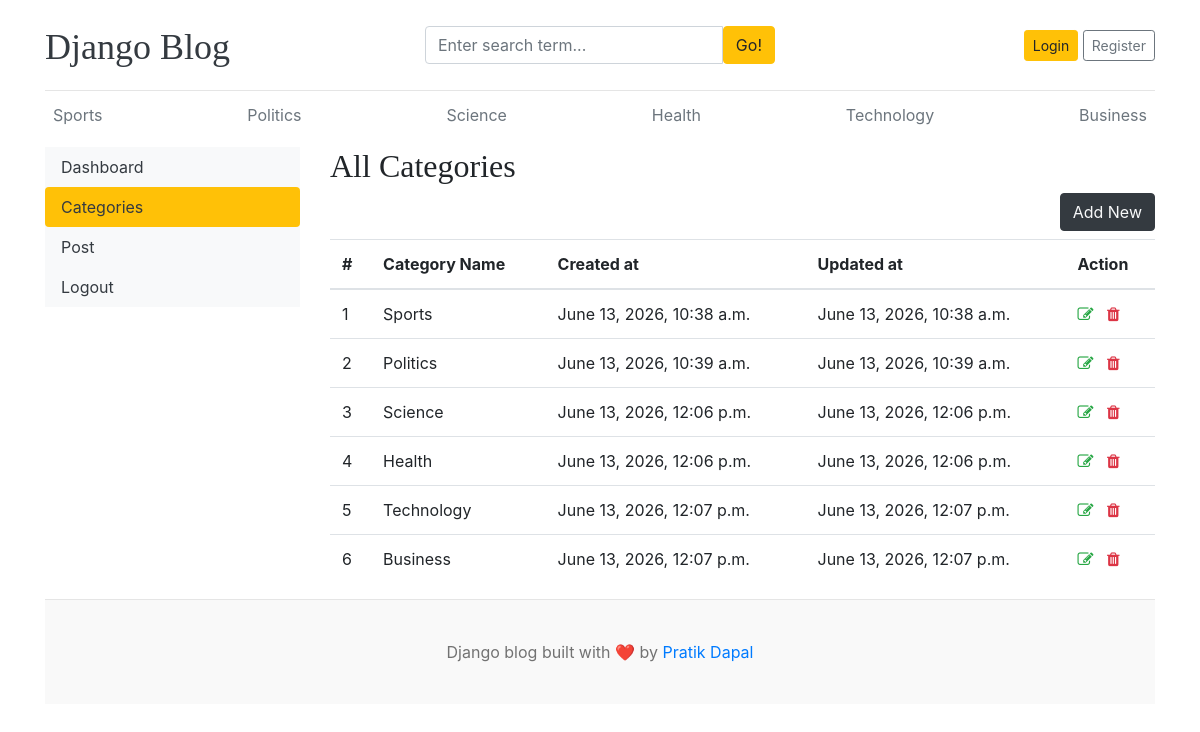
Before: /dashboard/categories/ with the older database file.
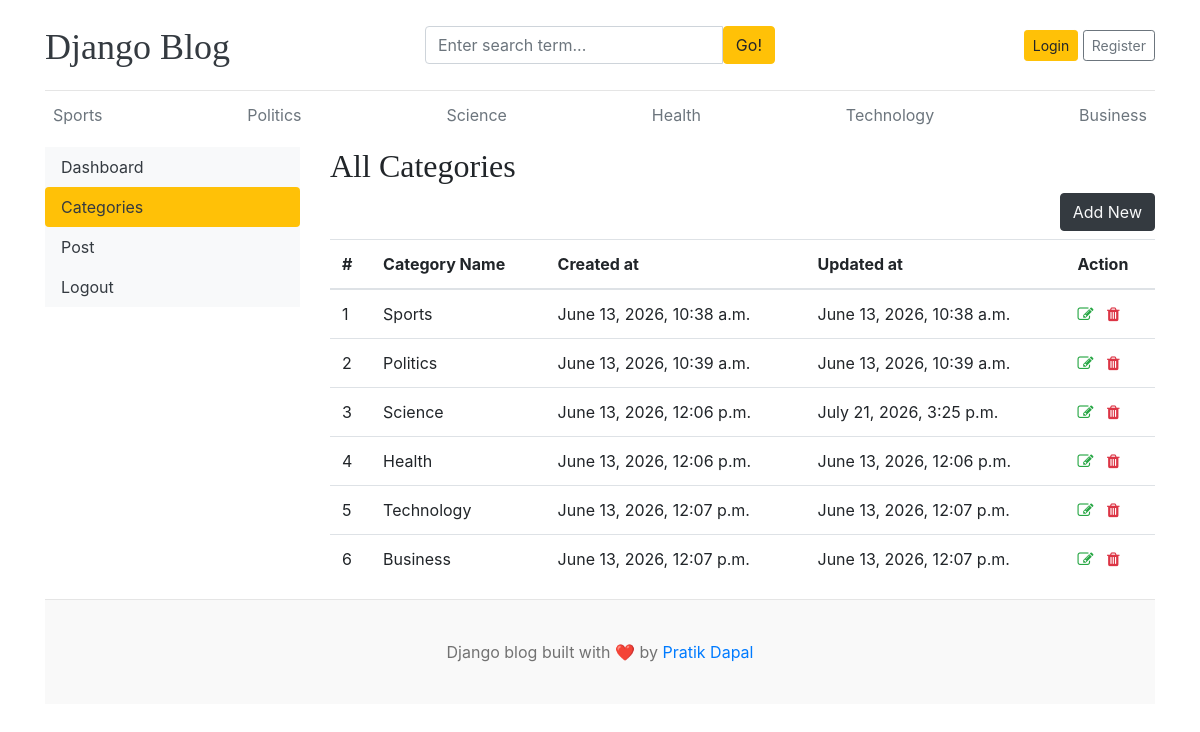
After: the same page with the newer database file.
### blogs/models.py (models this page shows)
class Category(models.Model):
    category_name = models.CharField(max_length=50, unique=True)
    created_at = models.DateTimeField(auto_now_add=True)
    updated_at = models.DateTimeField(auto_now=True)
    class Meta:
        verbose_name_plural= 'categories'
    def __str__(self):
        return self.category_name

### dashboards/views.py (the view)
# urls.py: path('categories/', views.categories, name='categories'),
def categories(request):
    return render(request, 'dashboard/categories.html')

### blogs/context_processors.py (called while the page is built)
def get_categories(request):
    categories = Category.objects.all()
    return dict(categories=categories)

def get_social_links(request):
    social_links = SocialLink.objects.all()
    return dict(social_links=social_links)

### templates/dashboard/categories.html (shortened to what this page needs)
{% extends "base.html" %}
{% block content %}
<div class="row">
     {% include 'dashboard/sidebar.html' %}
     <div class="col-md-9">
        <h2>All Categories</h2>
        <a href="{% url 'add_category' %}" class="btn btn-dark text-light float-right mb-2">Add New</a>
        <table class="table table-hover">
            <thead>
                <tr>
                    <th>#</th>
                    <th>Category Name</th>
                    <th>Created at</th>
                    <th>Updated at</th>
                    <th>Action</th>
                </tr>
            </thead>
            <tbody>
            {% for cat in categories  %}
                <tr>
                    <td>{{ forloop.counter }}</td>
                    <td>{{ cat }}</td>
                    <td>{{ cat.created_at }}</td>
                    <td>{{ cat.updated_at }}</td>
                    <td>
                        <a href="{% url 'edit_category' cat.id %}"><i class="fa fa-edit text-success"></i></a>
                        <a href="{% url 'delete_category' cat.id %}"><i class="fa fa-trash text-danger"></i></a>
                    </td>
                </tr>
                {% endfor %}
            </tbody>
</table>
     </div>
</div>
{% endblock  %}

### templates/base.html (shortened to what this page needs)
{% load static%}
<!DOCTYPE html>
<html lang="en">
<head>
    <link href="https://getbootstrap.com/docs/4.0/dist/css/bootstrap.min.css" rel="stylesheet">
    <link href="{% static 'css/blog.css'%}" rel="stylesheet">
    <link rel="stylesheet" href="https://cdnjs.cloudflare.com/ajax/libs/font-awesome/4.7.0/css/font-awesome.min.css">
  </head>
<body>
    <div class="container">
      <header class="blog-header py-3">
        <div class="row flex-nowrap justify-content-between align-items-center">
          <div class="col-4 pt-1">
            <a class="blog-header-logo text-dark" href="/">Django Blog</a>
          </div>
          <div class="col-4">
            <form action="{% url "search" %}" method="GET">
              <div class="input-group">
                <input class="form-control" type="text" name="keyword" value="{{ keyword }}" placeholder="Enter search term..." aria-label="Enter search term...">
                <button type="submit" class="btn btn-warning" id="button-search" type="button">Go!</button>
              </div>
            </form>
          </div>
          <div class="col-4 d-flex justify-content-end align-items-center">
            {% if not user.is_authenticated %}
            <a class="btn btn-sm btn-warning" href="{% url 'login' %}">Login</a> &nbsp;
            <a class="btn btn-sm btn-outline-secondary" href="{% url 'register' %}">Register</a>
            {% else %}
            <span><a href="{% url 'dashboard' %}">Dashboard</a></span>
            &emsp;
            <span><a href="{% url 'logout' %}">Logout</span>
            {% endif %}
          </div>
        </div>
      </header>
      <div class="nav-scroller py-1 mb-2">
        <nav class="nav d-flex justify-content-between">
          {% for cat in categories %}
          <a class="p-2 text-muted" href="{% url 'posts_by_category' cat.id %}">{{ cat.category_name}}</a>
          {% endfor %}
        </nav>
      </div>
{% block content%}
{% endblock %}
<footer class="blog-footer">
  <p>Django blog built with ❤️ by <a href="#">Pratik Dapal</a></p>
</footer>
</body>
</html>

Changed rows visible on the page:
changed Category "Science": updated_at "June 13, 2026, 12:06 p.m." → "July 21, 2026, 3:25 p.m."
